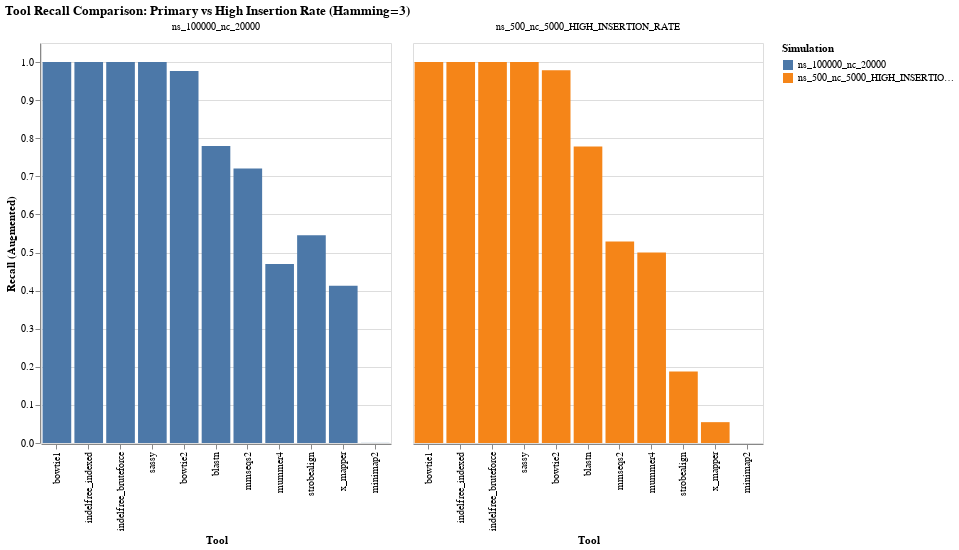

This figure's notebook cell:
### Code cell
# Side-by-side comparison: Primary vs High Insertion Rate at threshold=3
threshold_3_primary = tools_only.filter(pl.col('threshold') == 3).with_columns(
    pl.lit(PRIMARY_SIM).alias('simulation')
)

threshold_3_high_ins = high_ins_tools.filter(pl.col('threshold') == 3).with_columns(
    pl.lit(HIGH_INS_SIM).alias('simulation')
)

combined_compare = pl.concat([threshold_3_primary, threshold_3_high_ins])

comparison_chart = alt.Chart(combined_compare).mark_bar().encode(
    x=alt.X('tool:N', title='Tool', sort='-y'),
    y=alt.Y('recall_augmented:Q', title='Recall (Augmented)', scale=alt.Scale(domain=[0, 1.05])),
    color=alt.Color('simulation:N', title='Simulation'),
    column=alt.Column('simulation:N', title=''),
    tooltip=['tool', 'simulation', 'recall_augmented', 'all_true_positives', 'false_negatives_augmented']
).properties(
    width=350,
    height=400,
    title='Tool Recall Comparison: Primary vs High Insertion Rate (Hamming=3)'
)

comparison_chart

### Figure 1 — Vega-Lite specification as saved in the notebook (floating-point values rounded to 4 significant figures)
{"config": {"view": {"continuousWidth": 300, "continuousHeight": 300}}, "data": {"name": "data-7a61ea642c1e8fe3409d8afd8f7a7a61"}, "mark": {"type": "bar"}, "encoding": {"color": {"field": "simulation", "title": "Simulation", "type": "nominal"}, "column": {"field": "simulation", "title": "", "type": "nominal"}, "tooltip": [{"field": "tool", "type": "nominal"}, {"field": "simulation", "type": "nominal"}, {"field": "recall_augmented", "type": "quantitative"}, {"field": "all_true_positives", "type": "quantitative"}, {"field": "false_negatives_augmented", "type": "quantitative"}], "x": {"field": "tool", "sort": "-y", "title": "Tool", "type": "nominal"}, "y": {"field": "recall_augmented", "scale": {"domain": [0, 1.05]}, "title": "Recall (Augmented)", "type": "quantitative"}}, "height": 400, "title": "Tool Recall Comparison: Primary vs High Insertion Rate (Hamming=3)", "width": 350, "$schema": "https://vega.github.io/schema/vega-lite/v5.20.1.json", "datasets": {"data-7a61ea642c1e8fe3409d8afd8f7a7a61": [{"tool": "bowtie1", "planned_true_positives": 300084, "invalid_alignments": 0, "positives_not_in_plan": 164, "false_negatives_planned": 0, "ground_truth_planned": 300084, "ground_truth_augmented": 300248, "all_true_positives": 300248, "false_positives_planned": 164, "precision_planned": 0.9995, "recall_planned": 1.0, "false_positives_augmented": 0, "false_negatives_augmented": 0, "precision_augmented": 1.0, "recall_augmented": 1.0, "identified_pct_planned": 100.0, "missed_pct_planned": 0.0, "false_positive_pct_planned": 0.05462, "threshold": 3, "simulation": "ns_100000_nc_20000"}, {"tool": "x_mapper", "planned_true_positives": 123983, "invalid_alignments": 60, "positives_not_in_plan": 5, "false_negatives_planned": 176101, "ground_truth_planned": 300084, "ground_truth_augmented": 300248, "all_true_positives": 123988, "false_positives_planned": 65, "precision_planned": 0.9995, "recall_planned": 0.4132, "false_positives_augmented": 60, "false_negatives_augmented": 176260, "precision_augmented": 0.9995, "recall_augmented": 0.413, "identified_pct_planned": 41.32, "missed_pct_planned": 58.68, "false_positive_pct_planned": 0.0524, "threshold": 3, "simulation": "ns_100000_nc_20000"}, {"tool": "minimap2", "planned_true_positives": 92, "invalid_alignments": 0, "positives_not_in_plan": 0, "false_negatives_planned": 299992, "ground_truth_planned": 300084, "ground_truth_augmented": 300248, "all_true_positives": 92, "false_positives_planned": 0, "precision_planned": 1.0, "recall_planned": 0.0003066, "false_positives_augmented": 0, "false_negatives_augmented": 300156, "precision_augmented": 1.0, "recall_augmented": 0.0003064, "identified_pct_planned": 0.03066, "missed_pct_planned": 99.97, "false_positive_pct_planned": 0.0, "threshold": 3, "simulation": "ns_100000_nc_20000"}, {"tool": "strobealign", "planned_true_positives": 163752, "invalid_alignments": 0, "positives_not_in_plan": 6, "false_negatives_planned": 136332, "ground_truth_planned": 300084, "ground_truth_augmented": 300248, "all_true_positives": 163758, "false_positives_planned": 6, "precision_planned": 1.0, "recall_planned": 0.5457, "false_positives_augmented": 0, "false_negatives_augmented": 136490, "precision_augmented": 1.0, "recall_augmented": 0.5454, "identified_pct_planned": 54.57, "missed_pct_planned": 45.43, "false_positive_pct_planned": 0.003664, "threshold": 3, "simulation": "ns_100000_nc_20000"}, {"tool": "bowtie2", "planned_true_positives": 293224, "invalid_alignments": 8, "positives_not_in_plan": 15, "false_negatives_planned": 6860, "ground_truth_planned": 300084, "ground_truth_augmented": 300248, "all_true_positives": 293239, "false_positives_planned": 23, "precision_planned": 0.9999, "recall_planned": 0.9771, "false_positives_augmented": 8, "false_negatives_augmented": 7009, "precision_augmented": 1.0, "recall_augmented": 0.9767, "identified_pct_planned": 97.71, "missed_pct_planned": 2.286, "false_positive_pct_planned": 0.007843, "threshold": 3, "simulation": "ns_100000_nc_20000"}, {"tool": "mummer4", "planned_true_positives": 141085, "invalid_alignments": 0, "positives_not_in_plan": 1, "false_negatives_planned": 158999, "ground_truth_planned": 300084, "ground_truth_augmented": 300248, "all_true_positives": 141086, "false_positives_planned": 1, "precision_planned": 1.0, "recall_planned": 0.4702, "false_positives_augmented": 0, "false_negatives_augmented": 159162, "precision_augmented": 1.0, "recall_augmented": 0.4699, "identified_pct_planned": 47.02, "missed_pct_planned": 52.98, "false_positive_pct_planned": 0.0007088, "threshold": 3, "simulation": "ns_100000_nc_20000"}, {"tool": "blastn", "planned_true_positives": 234104, "invalid_alignments": 1, "positives_not_in_plan": 65, "false_negatives_planned": 65980, "ground_truth_planned": 300084, "ground_truth_augmented": 300248, "all_true_positives": 234169, "false_positives_planned": 66, "precision_planned": 0.9997, "recall_planned": 0.7801, "false_positives_augmented": 1, "false_negatives_augmented": 66079, "precision_augmented": 1.0, "recall_augmented": 0.7799, "identified_pct_planned": 78.01, "missed_pct_planned": 21.99, "false_positive_pct_planned": 0.02818, "threshold": 3, "simulation": "ns_100000_nc_20000"}, {"tool": "indelfree_indexed", "planned_true_positives": 300084, "invalid_alignments": 0, "positives_not_in_plan": 164, "false_negatives_planned": 0, "ground_truth_planned": 300084, "ground_truth_augmented": 300248, "all_true_positives": 300248, "false_positives_planned": 164, "precision_planned": 0.9995, "recall_planned": 1.0, "false_positives_augmented": 0, "false_negatives_augmented": 0, "precision_augmented": 1.0, "recall_augmented": 1.0, "identified_pct_planned": 100.0, "missed_pct_planned": 0.0, "false_positive_pct_planned": 0.05462, "threshold": 3, "simulation": "ns_100000_nc_20000"}, {"tool": "mmseqs2", "planned_true_positives": 216360, "invalid_alignments": 0, "positives_not_in_plan": 2, "false_negatives_planned": 83724, "ground_truth_planned": 300084, "ground_truth_augmented": 300248, "all_true_positives": 216362, "false_positives_planned": 2, "precision_planned": 1.0, "recall_planned": 0.721, "false_positives_augmented": 0, "false_negatives_augmented": 83886, "precision_augmented": 1.0, "recall_augmented": 0.7206, "identified_pct_planned": 72.1, "missed_pct_planned": 27.9, "false_positive_pct_planned": 0.0009244, "threshold": 3, "simulation": "ns_100000_nc_20000"}, {"tool": "sassy", "planned_true_positives": 300084, "invalid_alignments": 1202, "positives_not_in_plan": 152, "false_negatives_planned": 0, "ground_truth_planned": 300084, "ground_truth_augmented": 300248, "all_true_positives": 300236, "false_positives_planned": 1354, "precision_planned": 0.9955, "recall_planned": 1.0, "false_positives_augmented": 1202, "false_negatives_augmented": 12, "precision_augmented": 0.996, "recall_augmented": 1.0, "identified_pct_planned": 100.0, "missed_pct_planned": 0.0, "false_positive_pct_planned": 0.4492, "threshold": 3, "simulation": "ns_100000_nc_20000"}, {"tool": "indelfree_bruteforce", "planned_true_positives": 300084, "invalid_alignments": 0, "positives_not_in_plan": 164, "false_negatives_planned": 0, "ground_truth_planned": 300084, "ground_truth_augmented": 300248, "all_true_positives": 300248, "false_positives_planned": 164, "precision_planned": 0.9995, "recall_planned": 1.0, "false_positives_augmented": 0, "false_negatives_augmented": 0, "precision_augmented": 1.0, "recall_augmented": 1.0, "identified_pct_planned": 100.0, "missed_pct_planned": 0.0, "false_positive_pct_planned": 0.05462, "threshold": 3, "simulation": "ns_100000_nc_20000"}, {"tool": "sassy", "planned_true_positives": 419341, "invalid_alignments": 2011, "positives_not_in_plan": 0, "false_negatives_planned": 1, "ground_truth_planned": 419342, "ground_truth_augmented": 419342, "all_true_positives": 419341, "false_positives_planned": 2011, "precision_planned": 0.9952, "recall_planned": 1.0, "false_positives_augmented": 2011, "false_negatives_augmented": 1, "precision_augmented": 0.9952, "recall_augmented": 1.0, "identified_pct_planned": 100.0, "missed_pct_planned": 0.0002385, "false_positive_pct_planned": 0.4773, "threshold": 3, "simulation": "ns_500_nc_5000_HIGH_INSERTION_RATE"}, {"tool": "x_mapper", "planned_true_positives": 22946, "invalid_alignments": 0, "positives_not_in_plan": 0, "false_negatives_planned": 396396, "ground_truth_planned": 419342, "ground_truth_augmented": 419342, "all_true_positives": 22946, "false_positives_planned": 0, "precision_planned": 1.0, "recall_planned": 0.05472, "false_positives_augmented": 0, "false_negatives_augmented": 396396, "precision_augmented": 1.0, "recall_augmented": 0.05472, "identified_pct_planned": 5.472, "missed_pct_planned": 94.53, "false_positive_pct_planned": 0.0, "threshold": 3, "simulation": "ns_500_nc_5000_HIGH_INSERTION_RATE"}, {"tool": "indelfree_bruteforce", "planned_true_positives": 419342, "invalid_alignments": 0, "positives_not_in_plan": 0, "false_negatives_planned": 0, "ground_truth_planned": 419342, "ground_truth_augmented": 419342, "all_true_positives": 419342, "false_positives_planned": 0, "precision_planned": 1.0, "recall_planned": 1.0, "false_positives_augmented": 0, "false_negatives_augmented": 0, "precision_augmented": 1.0, "recall_augmented": 1.0, "identified_pct_planned": 100.0, "missed_pct_planned": 0.0, "false_positive_pct_planned": 0.0, "threshold": 3, "simulation": "ns_500_nc_5000_HIGH_INSERTION_RATE"}, {"tool": "mummer4", "planned_true_positives": 209727, "invalid_alignments": 0, "positives_not_in_plan": 0, "false_negatives_planned": 209615, "ground_truth_planned": 419342, "ground_truth_augmented": 419342, "all_true_positives": 209727, "false_positives_planned": 0, "precision_planned": 1.0, "recall_planned": 0.5001, "false_positives_augmented": 0, "false_negatives_augmented": 209615, "precision_augmented": 1.0, "recall_augmented": 0.5001, "identified_pct_planned": 50.01, "missed_pct_planned": 49.99, "false_positive_pct_planned": 0.0, "threshold": 3, "simulation": "ns_500_nc_5000_HIGH_INSERTION_RATE"}, {"tool": "blastn", "planned_true_positives": 326510, "invalid_alignments": 0, "positives_not_in_plan": 0, "false_negatives_planned": 92832, "ground_truth_planned": 419342, "ground_truth_augmented": 419342, "all_true_positives": 326510, "false_positives_planned": 0, "precision_planned": 1.0, "recall_planned": 0.7786, "false_positives_augmented": 0, "false_negatives_augmented": 92832, "precision_augmented": 1.0, "recall_augmented": 0.7786, "identified_pct_planned": 77.86, "missed_pct_planned": 22.14, "false_positive_pct_planned": 0.0, "threshold": 3, "simulation": "ns_500_nc_5000_HIGH_INSERTION_RATE"}, {"tool": "mmseqs2", "planned_true_positives": 221877, "invalid_alignments": 0, "positives_not_in_plan": 0, "false_negatives_planned": 197465, "ground_truth_planned": 419342, "ground_truth_augmented": 419342, "all_true_positives": 221877, "false_positives_planned": 0, "precision_planned": 1.0, "recall_planned": 0.5291, "false_positives_augmented": 0, "false_negatives_augmented": 197465, "precision_augmented": 1.0, "recall_augmented": 0.5291, "identified_pct_planned": 52.91, "missed_pct_planned": 47.09, "false_positive_pct_planned": 0.0, "threshold": 3, "simulation": "ns_500_nc_5000_HIGH_INSERTION_RATE"}, {"tool": "strobealign", "planned_true_positives": 78767, "invalid_alignments": 0, "positives_not_in_plan": 0, "false_negatives_planned": 340575, "ground_truth_planned": 419342, "ground_truth_augmented": 419342, "all_true_positives": 78767, "false_positives_planned": 0, "precision_planned": 1.0, "recall_planned": 0.1878, "false_positives_augmented": 0, "false_negatives_augmented": 340575, "precision_augmented": 1.0, "recall_augmented": 0.1878, "identified_pct_planned": 18.78, "missed_pct_planned": 81.22, "false_positive_pct_planned": 0.0, "threshold": 3, "simulation": "ns_500_nc_5000_HIGH_INSERTION_RATE"}, {"tool": "bowtie1", "planned_true_positives": 419342, "invalid_alignments": 0, "positives_not_in_plan": 0, "false_negatives_planned": 0, "ground_truth_planned": 419342, "ground_truth_augmented": 419342, "all_true_positives": 419342, "false_positives_planned": 0, "precision_planned": 1.0, "recall_planned": 1.0, "false_positives_augmented": 0, "false_negatives_augmented": 0, "precision_augmented": 1.0, "recall_augmented": 1.0, "identified_pct_planned": 100.0, "missed_pct_planned": 0.0, "false_positive_pct_planned": 0.0, "threshold": 3, "simulation": "ns_500_nc_5000_HIGH_INSERTION_RATE"}, {"tool": "indelfree_indexed", "planned_true_positives": 419342, "invalid_alignments": 0, "positives_not_in_plan": 0, "false_negatives_planned": 0, "ground_truth_planned": 419342, "ground_truth_augmented": 419342, "all_true_positives": 419342, "false_positives_planned": 0, "precision_planned": 1.0, "recall_planned": 1.0, "false_positives_augmented": 0, "false_negatives_augmented": 0, "precision_augmented": 1.0, "recall_augmented": 1.0, "identified_pct_planned": 100.0, "missed_pct_planned": 0.0, "false_positive_pct_planned": 0.0, "threshold": 3, "simulation": "ns_500_nc_5000_HIGH_INSERTION_RATE"}, {"tool": "bowtie2", "planned_true_positives": 410242, "invalid_alignments": 24, "positives_not_in_plan": 0, "false_negatives_planned": 9100, "ground_truth_planned": 419342, "ground_truth_augmented": 419342, "all_true_positives": 410242, "false_positives_planned": 24, "precision_planned": 0.9999, "recall_planned": 0.9783, "false_positives_augmented": 24, "false_negatives_augmented": 9100, "precision_augmented": 0.9999, "recall_augmented": 0.9783, "identified_pct_planned": 97.83, "missed_pct_planned": 2.17, "false_positive_pct_planned": 0.00585, "threshold": 3, "simulation": "ns_500_nc_5000_HIGH_INSERTION_RATE"}]}}
